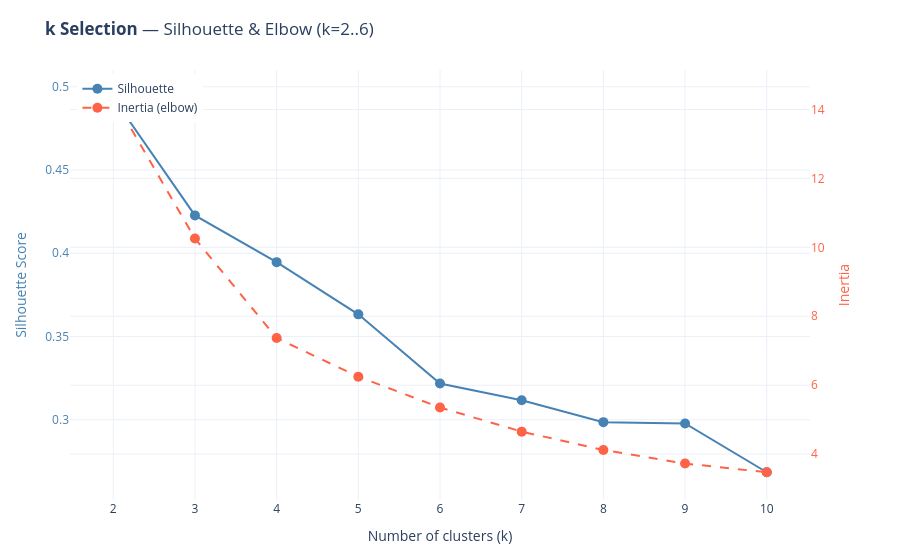

Notebook cell for this chart:
### Code cell
# ── Clustering + k Selection ──────────────────────────────────────────────────
# Features were selected to maximise avg silhouette over k=3..6 (not k=2),
# so clustering is now a separate decision. Inspect the elbow + silhouette
# plot below and set CHOSEN_K. None = auto (silhouette winner across 2..6).

CHOSEN_K = 4   # ← set after inspecting the plot; None = auto

M = coef_matrix[CLUSTER_FEATURES].values
K_RANGE = range(2, 11)

inertias, sil_scores = {}, {}
for k in K_RANGE:
    km = KMeans(n_clusters=k, random_state=RANDOM_STATE, n_init=10)
    labels = km.fit_predict(M)
    inertias[k]   = km.inertia_
    sil_scores[k] = silhouette_score(M, labels)
    print(f"  k={k}  silhouette={sil_scores[k]:.4f}  inertia={inertias[k]:,.0f}")

# ── Elbow + Silhouette plot ────────────────────────────────────────────────────
ks = list(K_RANGE)
fig = go.Figure()

fig.add_trace(go.Scatter(
    x=ks, y=[sil_scores[k] for k in ks],
    mode="lines+markers", name="Silhouette",
    marker=dict(size=10, color="steelblue"),
    line=dict(color="steelblue", width=2),
    hovertemplate="k=%{x}  silhouette=%{y:.4f}<extra></extra>",
))
fig.add_trace(go.Scatter(
    x=ks, y=[inertias[k] for k in ks],
    mode="lines+markers", name="Inertia (elbow)",
    marker=dict(size=10, color="tomato"),
    line=dict(color="tomato", width=2, dash="dash"),
    yaxis="y2",
    hovertemplate="k=%{x}  inertia=%{y:,.0f}<extra></extra>",
))

fig.update_layout(
    title=dict(text="<b>k Selection</b> — Silhouette & Elbow (k=2..6)", font_size=17),
    xaxis=dict(title="Number of clusters (k)", tickmode="linear", dtick=1),
    yaxis=dict(title="Silhouette Score", color="steelblue"),
    yaxis2=dict(title="Inertia", overlaying="y", side="right", color="tomato"),
    template=PLOTLY_TEMPLATE, height=380,
    margin=dict(l=70, r=90, t=70, b=60),
    legend=dict(x=0.01, y=0.99),
)
fig.show()

# ── Fit final clustering ───────────────────────────────────────────────────────
best_k_auto = max(sil_scores, key=sil_scores.get)
best_k      = CHOSEN_K if CHOSEN_K is not None else best_k_auto

if CHOSEN_K is not None:
    print(f"\nUsing CHOSEN_K={best_k}  (silhouette winner was k={best_k_auto})")
else:
    print(f"\nAuto-selected k={best_k} (highest silhouette)")

kmeans = KMeans(n_clusters=best_k, random_state=RANDOM_STATE, n_init=10)
cluster_labels = kmeans.fit_predict(M)

coef_matrix["cluster"] = cluster_labels
print("\nChampions per cluster:")
print(coef_matrix["cluster"].value_counts().sort_index().to_string())
print(f"\n→ Change CHOSEN_K to override (currently {CHOSEN_K})")

### Figure 1 — Plotly figure (JSON) as saved in the notebook; plotly's stock layout.template omitted (floating-point values rounded to 4 significant figures)
{"data": [{"hovertemplate": "k=%{x}  silhouette=%{y:.4f}<extra></extra>", "line": {"color": "steelblue", "width": 2}, "marker": {"color": "steelblue", "size": 10}, "mode": "lines+markers", "name": "Silhouette", "type": "scatter", "x": [2, 3, 4, 5, 6, 7, 8, 9, 10], "y": [0.4934, 0.4227, 0.3947, 0.3633, 0.3217, 0.3117, 0.2985, 0.2977, 0.2684]}, {"hovertemplate": "k=%{x}  inertia=%{y:,.0f}<extra></extra>", "line": {"color": "tomato", "dash": "dash", "width": 2}, "marker": {"color": "tomato", "size": 10}, "mode": "lines+markers", "name": "Inertia (elbow)", "type": "scatter", "x": [2, 3, 4, 5, 6, 7, 8, 9, 10], "y": [14.34, 10.25, 7.367, 6.247, 5.354, 4.653, 4.121, 3.728, 3.475], "yaxis": "y2"}], "layout": {"autosize": true, "legend": {"x": 0.01, "y": 0.99}, "margin": {"b": 60, "l": 70, "r": 90, "t": 70}, "title": {"font": {"size": 17}, "text": "<b>k Selection</b> — Silhouette & Elbow (k=2..6)"}, "xaxis": {"autorange": true, "dtick": 1, "range": [1.438, 10.56], "tickmode": "linear", "title": {"text": "Number of clusters (k)"}, "type": "linear"}, "yaxis": {"autorange": true, "color": "steelblue", "range": [0.2486, 0.5133], "title": {"text": "Silhouette Score"}, "type": "linear"}, "yaxis2": {"autorange": true, "color": "tomato", "overlaying": "y", "range": [2.516, 15.3], "side": "right", "title": {"text": "Inertia"}, "type": "linear"}}}
